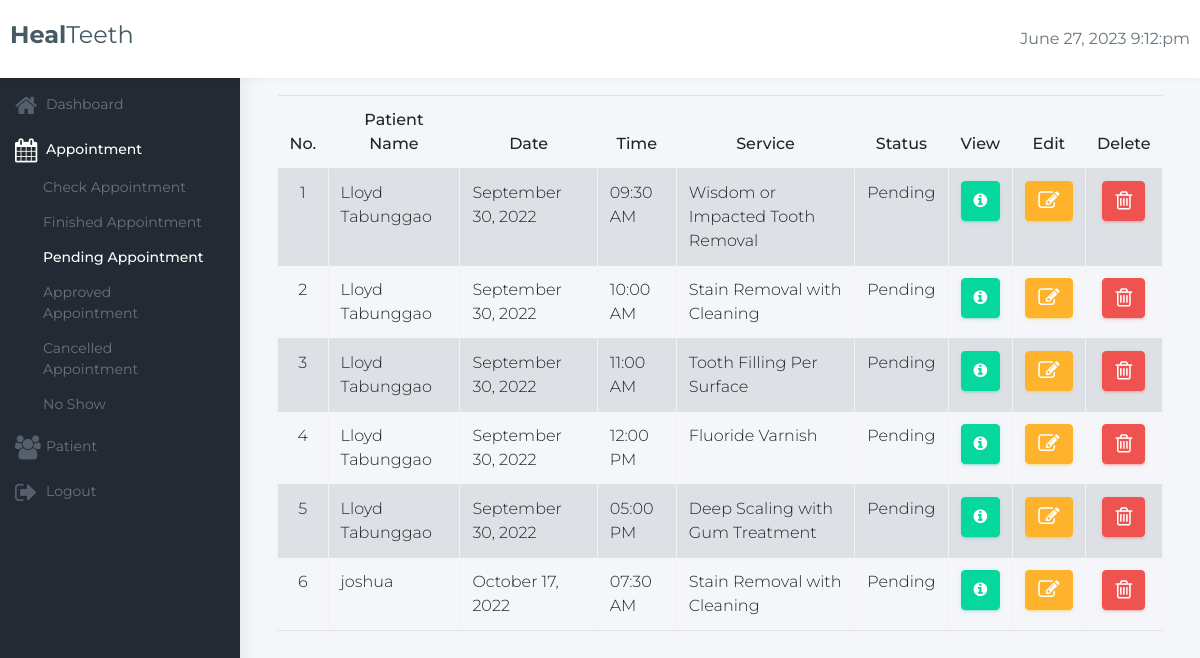
/staffpending_appointment.php (signed in), run on an earlier commit of the app's database.
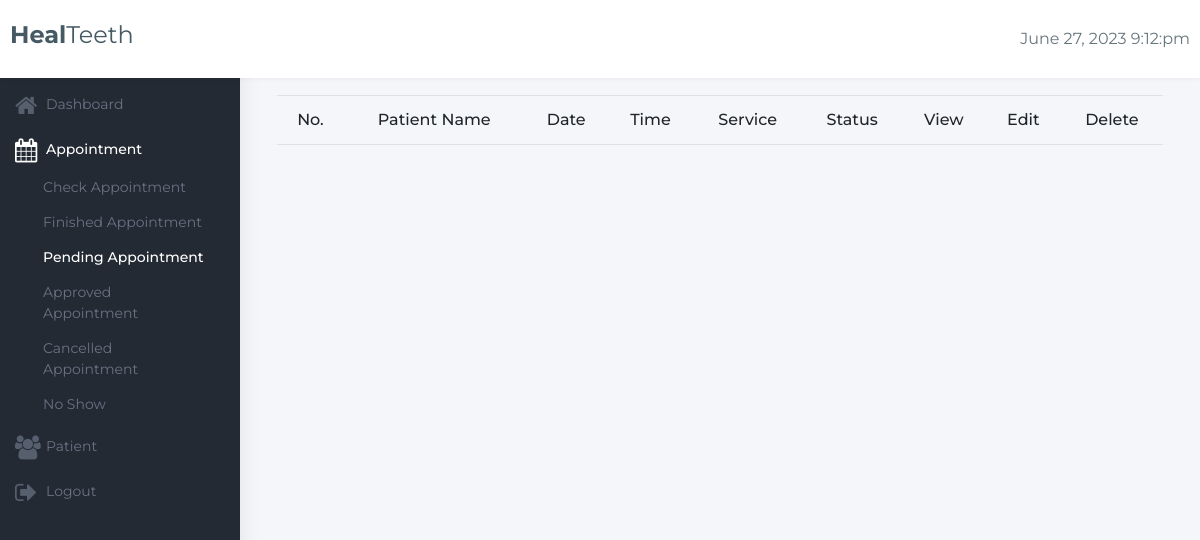
And on a later commit of the database.
### tables this page shows
CREATE TABLE `appointments` (
  `id` int(11) NOT NULL,
  `patient_id` int(11) NOT NULL,
  `patient_name` varchar(300) NOT NULL,
  `email` varchar(300) NOT NULL,
  `phone` varchar(300) NOT NULL,
  `address` varchar(300) NOT NULL,
  `category` int(11) NOT NULL,
  `service` int(11) NOT NULL,
  `appointment_date` date NOT NULL,
  `appointment_time` varchar(100) NOT NULL,
  `status` varchar(100) NOT NULL DEFAULT 'Pending'
);

CREATE TABLE `services` (
  `service_id` int(11) NOT NULL,
  `category_id` int(11) NOT NULL,
  `service_name` varchar(100) NOT NULL,
  `service_price` varchar(100) NOT NULL
);

### staffpending_appointment.php (the view, shortened to what the changed rows need)
<?php
   include('config.php');
   ?>
<!DOCTYPE html>
<html lang="en">
   <head>
      <link
         href="assets/plugins/bootstrap/css/bootstrap.min.css"
         rel="stylesheet"
         />
      <link href="css/style.css" rel="stylesheet" />
      <link href="css/colors/default-dark.css" id="theme" rel="stylesheet" />
      <link rel="stylesheet" href="assets/plugins/font-awesome/css/font-awesome.min.css">
   </head>
   <body class="fix-header card-no-border fix-sidebar">
      <?php
         include 'includes/topheader.php';
         include 'includes/sidebar_staff.php';
         ?>
      <div class="page-wrapper">
      <div class="container-fluid">
      <div class="container">
         <table class="table table-bordered table-striped table-hover" id="myTable">
            <thead>
               <tr>
                  <th class="text-center" scope="col">No.</th>
                  <th class="text-center" scope="col">Patient Name</th>
                  <th class="text-center" scope="col">Date</th>
                  <th class="text-center" scope="col">Time</th>
                  <th class="text-center" scope="col">Service</th>
                  <th class="text-center" scope="col">Status</th>
                  <th class="text-center" scope="col">View</th>
                  <th class="text-center" scope="col">Edit</th>
                  <th class="text-center" scope="col">Delete</th>
               </tr>
            </thead>
            <?php
               $get_data = "SELECT * FROM `appointments` INNER JOIN category on appointments.category=category.category_id INNER JOIN services ON appointments.service=services.service_id WHERE status='Pending' ";
               $run_data = mysqli_query($con,$get_data);
               $i = 0;
               while($row = mysqli_fetch_array($run_data))
               {
                   $sl = ++$i;
                   $id = $row['id'];
                   $name = $row['patient_name'];
                   $adate = date('F j, Y', (strtotime($row['appointment_date'])));
                   $atime = date('h:i A',(strtotime($row['appointment_time'])));
                   $service = $row['service_name'];
                   $status=$row['status'];
                   echo "
                   <tr>
                   <td class='text-center'>$sl</td>
                   <td class='text-left'>$name</td>
                   <td class='text-left'>$adate</td>
                   <td class='text-left'>$atime</td>
                   <td class='text-left'>$service</td>
                   <td class='text-left'>$status</td>
                   <td class='text-center'>
                       <span>
                       <a href='#' class='btn btn-success mr-3 profile' data-toggle='modal' data-target='#view$id' title='Prfile'><i class='fa fa-info-circle' aria-hidden='true'></i></a>
                       </span>
                   </td>
                   <td class='text-center'>
                       <span>
                       <a href='#' class='btn btn-warning mr-3 edituser' data-toggle='modal' data-target='#edit$id' title='Edit'><i class='fa fa-pencil-square-o fa-lg'></i></a>
                       </span>
                   </td>
                   <td class='text-center'>
                       <span>
                           <a href='#' class='btn btn-danger deleteuser' title='Delete'>
                                <i class='fa fa-trash-o fa-lg' data-toggle='modal' data-target='#$id' style='' aria-hidden='true'></i>
                           </a>
                       </span>
                   </td>
               </tr>";
               }
               ?>
         </table>
      </div>
      <?php
         $get_data = "SELECT * FROM appointments";
         $run_data = mysqli_query($con,$get_data);
         while($row = mysqli_fetch_array($run_data))
         {
             $id = $row['id'];
             $status = $row['status'];
             echo "
         <div id='edit$id' class='modal fade' role='dialog'>
           <div class='modal-dialog'>
             <div class='modal-content'>
               <div class='modal-header'>
                      <button type='button' class='close' data-dismiss='modal'>&times;</button>
                      <h4 class='modal-title text-center'>Edit Status</h4>
               </div>
               <div class='modal-body'>
                 <form action='edit_status.php?id=$id' method='post' enctype='multipart/form-data'>
                 <div class='form-row'>
                     <div class='form-group col-md-12'>
                         <label for='lang'>Status</label>
               <select name='stats' id='lang' class='form-control'>
                 <option value=''>$status</option>
                 <option value='Approved'>Approved</option>
                 <option value='Cancel'>Cancel</option>
               </select>
                     </div>
                 </div>
                 <div class='modal-footer'>
                      <input type='submit' name='submit' class='btn btn-info btn-large' value='Submit'>
                      <button type='button' class='btn btn-secondary' data-dismiss='modal'>Close</button>
                 </div>
                 </form>
               </div>
             </div>
             </div>
             </div>
         </div>";
         }
         ?>
   </body>
</html>

What changed in the data, as far as the page shows it:
removed appointments: sl "1", patient_name "Lloyd Tabunggao", appointment_date "September 30, 2022", appointment_time "09:30 AM", services.service_name "Wisdom or Impacted Tooth Removal", status "Pending"
removed appointments: sl "2", patient_name "Lloyd Tabunggao", appointment_date "September 30, 2022", appointment_time "10:00 AM", services.service_name "Stain Removal with Cleaning", status "Pending"
removed appointments: sl "3", patient_name "Lloyd Tabunggao", appointment_date "September 30, 2022", appointment_time "11:00 AM", services.service_name "Tooth Filling Per Surface", status "Pending"
removed appointments: sl "4", patient_name "Lloyd Tabunggao", appointment_date "September 30, 2022", appointment_time "12:00 PM", services.service_name "Fluoride Varnish", status "Pending"
removed appointments: sl "5", patient_name "Lloyd Tabunggao", appointment_date "September 30, 2022", appointment_time "05:00 PM", services.service_name "Deep Scaling with Gum Treatment", status "Pending"
removed appointments: sl "6", patient_name "joshua", appointment_date "October 17, 2022", appointment_time "07:30 AM", services.service_name "Stain Removal with Cleaning", status "Pending"
